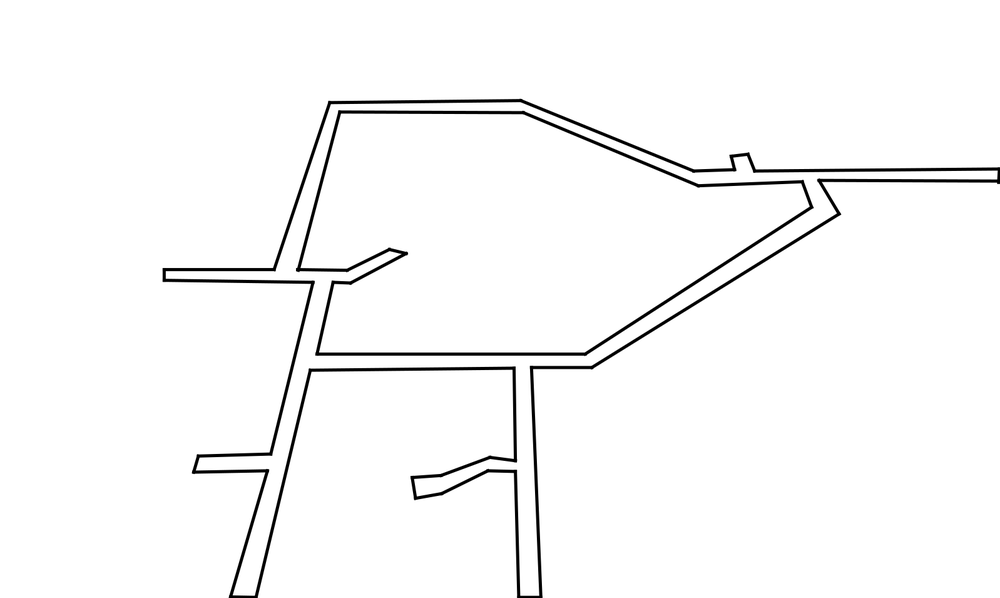
#> input picture utils_py/input.png, 1000 x 598 px, shrunk from 1598 x 955 before the run
$ python conve.py
#> lines starting #> are read from the running program, lines starting #| are printed output that depends on the picture
from PIL import Image

def replace_non_white_with_magenta(input_image_path, output_image_path):
    # Open the image
#> called with input_image_path = 'input.png', output_image_path = 'output.png'
    img = Image.open(input_image_path)
#> img is the input picture: PIL image 1000x598 RGBA; mean R, G, B, A 248.5, 248.5, 248.5, 255
    img = img.convert("RGBA")  # Ensure the image is in RGBA format

    # Create a new image to store the modified pixels
    new_img = Image.new("RGBA", img.size)
#> new_img: PIL image 1000x598 RGBA; every value is 0

    # Define the magenta color
    magenta = (0, 0, 0, 255)  # RGBA for magenta

    # Iterate through each pixel
    for x in range(img.width):
        for y in range(img.height):
            pixel = img.getpixel((x, y))
            # Check if the pixel is not white
            if pixel[0] != 255 or pixel[1] != 255 or pixel[2] != 255:  # RGB values for white
                new_img.putpixel((x, y), magenta)  # Replace with magenta
            else:
                new_img.putpixel((x, y), pixel)  # Keep the original pixel
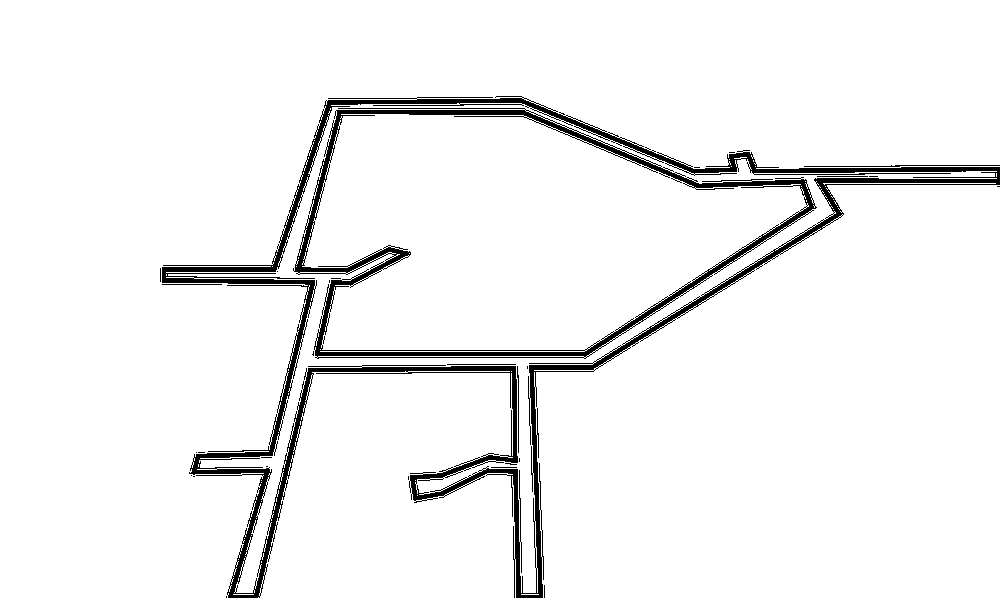
#> new_img: PIL image 1000x598 RGBA; mean R, G, B, A 241.9, 241.9, 241.9, 255

    # Save the new image
    new_img.save(output_image_path)

# Example usage
input_image = 'input.png'  # Path to your input image
output_image = 'output.png'  # Path to save the output image
replace_non_white_with_magenta(input_image, output_image)
